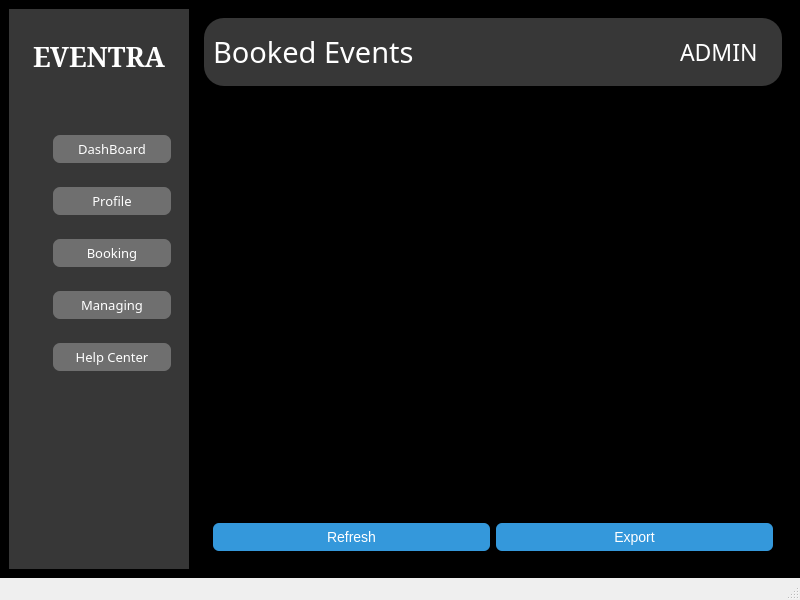
<?xml version="1.0" encoding="UTF-8"?>
<ui version="4.0">
 <class>Booking</class>
 <widget class="QMainWindow" name="Booking">
  <property name="geometry">
   <rect>
    <x>0</x>
    <y>0</y>
    <width>800</width>
    <height>600</height>
   </rect>
  </property>
  <property name="windowTitle">
   <string>Booking</string>
  </property>
  <widget class="QWidget" name="centralwidget">
   <property name="styleSheet">
    <string notr="true">background-color: rgb(0, 0, 0);</string>
   </property>
   <layout class="QHBoxLayout" name="horizontalLayout_2">
    <item>
     <layout class="QHBoxLayout" name="horizontalLayout">
      <item>
       <widget class="QWidget" name="widget_2" native="true">
        <property name="sizePolicy">
         <sizepolicy hsizetype="Fixed" vsizetype="Preferred">
          <horstretch>0</horstretch>
          <verstretch>0</verstretch>
         </sizepolicy>
        </property>
        <property name="minimumSize">
         <size>
          <width>180</width>
          <height>0</height>
         </size>
        </property>
        <property name="styleSheet">
         <string notr="true">background-color:rgb(55,55,55);
</string>
        </property>
        <layout class="QVBoxLayout" name="verticalLayout_2">
         <item>
          <layout class="QVBoxLayout" name="verticalLayout">
           <item>
            <widget class="QLabel" name="label">
             <property name="font">
              <font>
               <family>SimSun</family>
               <pointsize>20</pointsize>
               <bold>true</bold>
              </font>
             </property>
             <property name="styleSheet">
              <string notr="true">QLabel{
padding-top:20px;
color:white;
}</string>
             </property>
             <property name="text">
              <string>EVENTRA</string>
             </property>
             <property name="alignment">
              <set>Qt::AlignmentFlag::AlignCenter</set>
             </property>
            </widget>
           </item>
           <item>
            <spacer name="verticalSpacer_4">
             <property name="orientation">
              <enum>Qt::Orientation::Vertical</enum>
             </property>
             <property name="sizeHint" stdset="0">
              <size>
               <width>20</width>
               <height>40</height>
              </size>
             </property>
            </spacer>
           </item>
           <item>
            <widget class="QWidget" name="widget_4" native="true">
             <property name="sizePolicy">
              <sizepolicy hsizetype="Preferred" vsizetype="Fixed">
               <horstretch>0</horstretch>
               <verstretch>0</verstretch>
              </sizepolicy>
             </property>
             <property name="minimumSize">
              <size>
               <width>0</width>
               <height>40</height>
              </size>
             </property>
             <layout class="QHBoxLayout" name="horizontalLayout_4">
              <item>
               <layout class="QHBoxLayout" name="horizontalLayout_3">
                <item>
                 <widget class="QLabel" name="label_2">
                  <property name="sizePolicy">
                   <sizepolicy hsizetype="Fixed" vsizetype="Fixed">
                    <horstretch>0</horstretch>
                    <verstretch>0</verstretch>
                   </sizepolicy>
                  </property>
                  <property name="minimumSize">
                   <size>
                    <width>20</width>
                    <height>20</height>
                   </size>
                  </property>
                  <property name="maximumSize">
                   <size>
                    <width>20</width>
                    <height>20</height>
                   </size>
                  </property>
                  <property name="text">
                   <string/>
                  </property>
                  <property name="pixmap">
                   <pixmap resource="resources.qrc">:/resources/icons8-dashboard-50.png</pixmap>
                  </property>
                  <property name="scaledContents">
                   <bool>true</bool>
                  </property>
                 </widget>
                </item>
                <item>
                 <widget class="QPushButton" name="dashboard_2">
                  <property name="font">
                   <font>
                    <family>Segoe Fluent Icons</family>
                    <pointsize>10</pointsize>
                   </font>
                  </property>
                  <property name="styleSheet">
                   <string notr="true">QPushButton{
color:white;
	background-color: rgb(111, 111, 111);
padding:5px;
border:none;
border-radius:7px;
}
QPushButton:hover{
	background-color: rgb(188, 0, 188);
}</string>
                  </property>
                  <property name="text">
                   <string>DashBoard</string>
                  </property>
                 </widget>
                </item>
               </layout>
              </item>
             </layout>
            </widget>
           </item>
           <item>
            <widget class="QWidget" name="widget_3" native="true">
             <property name="sizePolicy">
              <sizepolicy hsizetype="Preferred" vsizetype="Fixed">
               <horstretch>0</horstretch>
               <verstretch>0</verstretch>
              </sizepolicy>
             </property>
             <property name="minimumSize">
              <size>
               <width>0</width>
               <height>40</height>
              </size>
             </property>
             <layout class="QHBoxLayout" name="horizontalLayout_6">
              <item>
               <layout class="QHBoxLayout" name="horizontalLayout_5">
                <item>
                 <widget class="QLabel" name="label_3">
                  <property name="sizePolicy">
                   <sizepolicy hsizetype="Fixed" vsizetype="Fixed">
                    <horstretch>0</horstretch>
                    <verstretch>0</verstretch>
                   </sizepolicy>
                  </property>
                  <property name="minimumSize">
                   <size>
                    <width>20</width>
                    <height>20</height>
                   </size>
                  </property>
                  <property name="maximumSize">
                   <size>
                    <width>20</width>
                    <height>20</height>
                   </size>
                  </property>
                  <property name="text">
                   <string/>
                  </property>
                  <property name="pixmap">
                   <pixmap resource="resources.qrc">:/resources/icons8-profile-48.png</pixmap>
                  </property>
                  <property name="scaledContents">
                   <bool>true</bool>
                  </property>
                 </widget>
                </item>
                <item>
                 <widget class="QPushButton" name="Profile">
                  <property name="font">
                   <font>
                    <family>Segoe Fluent Icons</family>
                    <pointsize>10</pointsize>
                   </font>
                  </property>
                  <property name="styleSheet">
                   <string notr="true">QPushButton{
color:white;
	background-color: rgb(111, 111, 111);
padding:5px;
border:none;
border-radius:7px;
}
QPushButton:hover{
	background-color: rgb(188, 0, 188);
}</string>
                  </property>
                  <property name="text">
                   <string>Profile</string>
                  </property>
                 </widget>
                </item>
               </layout>
              </item>
             </layout>
            </widget>
           </item>
           <item>
            <widget class="QWidget" name="widget_9" native="true">
             <property name="sizePolicy">
              <sizepolicy hsizetype="Preferred" vsizetype="Fixed">
               <horstretch>0</horstretch>
               <verstretch>40</verstretch>
              </sizepolicy>
             </property>
             <layout class="QHBoxLayout" name="horizontalLayout_8">
              <item>
               <layout class="QHBoxLayout" name="horizontalLayout_7">
                <item>
                 <widget class="QLabel" name="label_4">
                  <property name="sizePolicy">
                   <sizepolicy hsizetype="Fixed" vsizetype="Fixed">
                    <horstretch>0</horstretch>
                    <verstretch>0</verstretch>
                   </sizepolicy>
                  </property>
                  <property name="minimumSize">
                   <size>
                    <width>20</width>
                    <height>20</height>
                   </size>
                  </property>
                  <property name="maximumSize">
                   <size>
                    <width>20</width>
                    <height>20</height>
                   </size>
                  </property>
                  <property name="text">
                   <string/>
                  </property>
                  <property name="pixmap">
                   <pixmap resource="resources.qrc">:/resources/icons8-booking-48.png</pixmap>
                  </property>
                  <property name="scaledContents">
                   <bool>true</bool>
                  </property>
                 </widget>
                </item>
                <item>
                 <widget class="QPushButton" name="Booking_2">
                  <property name="font">
                   <font>
                    <family>Segoe Fluent Icons</family>
                    <pointsize>10</pointsize>
                   </font>
                  </property>
                  <property name="styleSheet">
                   <string notr="true">QPushButton{
color:white;
	background-color: rgb(111, 111, 111);
padding:5px;
border:none;
border-radius:7px;
}
QPushButton:hover{
	background-color: rgb(188, 0, 188);
}</string>
                  </property>
                  <property name="text">
                   <string>Booking</string>
                  </property>
                 </widget>
                </item>
               </layout>
              </item>
             </layout>
            </widget>
           </item>
           <item>
            <widget class="QWidget" name="widget_5" native="true">
             <property name="sizePolicy">
              <sizepolicy hsizetype="Preferred" vsizetype="Fixed">
               <horstretch>0</horstretch>
               <verstretch>0</verstretch>
              </sizepolicy>
             </property>
             <property name="minimumSize">
              <size>
               <width>0</width>
               <height>40</height>
              </size>
             </property>
             <layout class="QHBoxLayout" name="horizontalLayout_10">
              <item>
               <layout class="QHBoxLayout" name="horizontalLayout_9">
                <item>
                 <widget class="QLabel" name="label_5">
                  <property name="sizePolicy">
                   <sizepolicy hsizetype="Fixed" vsizetype="Fixed">
                    <horstretch>0</horstretch>
                    <verstretch>0</verstretch>
                   </sizepolicy>
                  </property>
                  <property name="minimumSize">
                   <size>
                    <width>20</width>
                    <height>20</height>
                   </size>
                  </property>
                  <property name="maximumSize">
                   <size>
                    <width>20</width>
                    <height>20</height>
                   </size>
                  </property>
                  <property name="text">
                   <string/>
                  </property>
                  <property name="pixmap">
                   <pixmap resource="resources.qrc">:/resources/icons8-hierarchy-48.png</pixmap>
                  </property>
                  <property name="scaledContents">
                   <bool>true</bool>
                  </property>
                 </widget>
                </item>
                <item>
                 <widget class="QPushButton" name="Managing">
                  <property name="font">
                   <font>
                    <family>Segoe Fluent Icons</family>
                    <pointsize>10</pointsize>
                   </font>
                  </property>
                  <property name="styleSheet">
                   <string notr="true">QPushButton{
color:white;
	background-color: rgb(111, 111, 111);
padding:5px;
border:none;
border-radius:7px;
}
QPushButton:hover{
	background-color: rgb(188, 0, 188);
}</string>
                  </property>
                  <property name="text">
                   <string>Managing</string>
                  </property>
                 </widget>
                </item>
               </layout>
              </item>
             </layout>
            </widget>
           </item>
           <item>
            <widget class="QWidget" name="widget_6" native="true">
             <property name="sizePolicy">
              <sizepolicy hsizetype="Preferred" vsizetype="Fixed">
               <horstretch>0</horstretch>
               <verstretch>0</verstretch>
              </sizepolicy>
             </property>
             <property name="minimumSize">
              <size>
               <width>0</width>
               <height>40</height>
              </size>
             </property>
             <layout class="QHBoxLayout" name="horizontalLayout_12">
              <item>
               <layout class="QHBoxLayout" name="horizontalLayout_11">
                <item>
                 <widget class="QLabel" name="label_6">
                  <property name="sizePolicy">
                   <sizepolicy hsizetype="Fixed" vsizetype="Fixed">
                    <horstretch>0</horstretch>
                    <verstretch>0</verstretch>
                   </sizepolicy>
                  </property>
                  <property name="minimumSize">
                   <size>
                    <width>20</width>
                    <height>20</height>
                   </size>
                  </property>
                  <property name="maximumSize">
                   <size>
                    <width>20</width>
                    <height>20</height>
                   </size>
                  </property>
                  <property name="text">
                   <string/>
                  </property>
                  <property name="pixmap">
                   <pixmap resource="resources.qrc">:/resources/icons8-help-center-48.png</pixmap>
                  </property>
                  <property name="scaledContents">
                   <bool>true</bool>
                  </property>
                 </widget>
                </item>
                <item>
                 <widget class="QPushButton" name="Help_Center">
                  <property name="font">
                   <font>
                    <family>Segoe Fluent Icons</family>
                    <pointsize>10</pointsize>
                   </font>
                  </property>
                  <property name="styleSheet">
                   <string notr="true">QPushButton{
color:white;
	background-color: rgb(111, 111, 111);
padding:5px;
border:none;
border-radius:7px;
}
QPushButton:hover{
	background-color: rgb(188, 0, 188);
}</string>
                  </property>
                  <property name="text">
                   <string>Help Center</string>
                  </property>
                 </widget>
                </item>
               </layout>
              </item>
             </layout>
            </widget>
           </item>
           <item>
            <spacer name="verticalSpacer">
             <property name="orientation">
              <enum>Qt::Orientation::Vertical</enum>
             </property>
             <property name="sizeHint" stdset="0">
              <size>
               <width>0</width>
               <height>0</height>
              </size>
             </property>
            </spacer>
           </item>
           <item>
            <spacer name="verticalSpacer_2">
             <property name="orientation">
              <enum>Qt::Orientation::Vertical</enum>
             </property>
             <property name="sizeHint" stdset="0">
              <size>
               <width>20</width>
               <height>40</height>
              </size>
             </property>
            </spacer>
           </item>
           <item>
            <widget class="QWidget" name="widget_7" native="true">
             <property name="sizePolicy">
              <sizepolicy hsizetype="Preferred" vsizetype="Fixed">
               <horstretch>0</horstretch>
               <verstretch>0</verstretch>
              </sizepolicy>
             </property>
             <property name="minimumSize">
              <size>
               <width>0</width>
               <height>40</height>
              </size>
             </property>
             <layout class="QHBoxLayout" name="horizontalLayout_14"/>
            </widget>
           </item>
           <item>
            <spacer name="verticalSpacer_3">
             <property name="orientation">
              <enum>Qt::Orientation::Vertical</enum>
             </property>
             <property name="sizeHint" stdset="0">
              <size>
               <width>20</width>
               <height>40</height>
              </size>
             </property>
            </spacer>
           </item>
          </layout>
         </item>
        </layout>
       </widget>
      </item>
      <item>
       <widget class="QWidget" name="widget" native="true">
        <layout class="QVBoxLayout" name="verticalLayout_3">
         <item>
          <layout class="QHBoxLayout" name="horizontalLayout_15">
           <item>
            <widget class="QWidget" name="widget_10" native="true">
             <property name="sizePolicy">
              <sizepolicy hsizetype="Preferred" vsizetype="Fixed">
               <horstretch>0</horstretch>
               <verstretch>0</verstretch>
              </sizepolicy>
             </property>
             <property name="minimumSize">
              <size>
               <width>0</width>
               <height>60</height>
              </size>
             </property>
             <property name="styleSheet">
              <string notr="true">background-color:rgb(55,55,55);
border-radius:20px;</string>
             </property>
             <layout class="QHBoxLayout" name="horizontalLayout_17">
              <item>
               <layout class="QHBoxLayout" name="horizontalLayout_16">
                <item>
                 <widget class="QLabel" name="label_8">
                  <property name="font">
                   <font>
                    <family>Sitka</family>
                    <pointsize>22</pointsize>
                   </font>
                  </property>
                  <property name="styleSheet">
                   <string notr="true">color:white;</string>
                  </property>
                  <property name="text">
                   <string>Booked Events</string>
                  </property>
                 </widget>
                </item>
                <item>
                 <widget class="QWidget" name="widget_8" native="true">
                  <property name="sizePolicy">
                   <sizepolicy hsizetype="Fixed" vsizetype="Preferred">
                    <horstretch>0</horstretch>
                    <verstretch>0</verstretch>
                   </sizepolicy>
                  </property>
                  <property name="minimumSize">
                   <size>
                    <width>138</width>
                    <height>0</height>
                   </size>
                  </property>
                  <property name="font">
                   <font>
                    <pointsize>19</pointsize>
                   </font>
                  </property>
                  <layout class="QHBoxLayout" name="horizontalLayout_21">
                   <item>
                    <layout class="QHBoxLayout" name="horizontalLayout_20">
                     <item>
                      <widget class="QLabel" name="label_10">
                       <property name="sizePolicy">
                        <sizepolicy hsizetype="Preferred" vsizetype="Preferred">
                         <horstretch>0</horstretch>
                         <verstretch>0</verstretch>
                        </sizepolicy>
                       </property>
                       <property name="minimumSize">
                        <size>
                         <width>30</width>
                         <height>30</height>
                        </size>
                       </property>
                       <property name="maximumSize">
                        <size>
                         <width>30</width>
                         <height>30</height>
                        </size>
                       </property>
                       <property name="text">
                        <string/>
                       </property>
                       <property name="pixmap">
                        <pixmap resource="resources.qrc">:/resources/icons8-name-50.png</pixmap>
                       </property>
                       <property name="scaledContents">
                        <bool>true</bool>
                       </property>
                      </widget>
                     </item>
                     <item>
                      <widget class="QLabel" name="label_9">
                       <property name="font">
                        <font>
                         <family>Sitka</family>
                         <pointsize>17</pointsize>
                        </font>
                       </property>
                       <property name="styleSheet">
                        <string notr="true">color:white;
padding-left:10px;</string>
                       </property>
                       <property name="text">
                        <string>ADMIN</string>
                       </property>
                      </widget>
                     </item>
                    </layout>
                   </item>
                  </layout>
                 </widget>
                </item>
               </layout>
              </item>
             </layout>
            </widget>
           </item>
          </layout>
         </item>
         <item>
          <widget class="QTableView" name="tableView"/>
         </item>
         <item>
          <widget class="QWidget" name="widget_11" native="true">
           <property name="sizePolicy">
            <sizepolicy hsizetype="Preferred" vsizetype="Fixed">
             <horstretch>0</horstretch>
             <verstretch>0</verstretch>
            </sizepolicy>
           </property>
           <property name="minimumSize">
            <size>
             <width>0</width>
             <height>40</height>
            </size>
           </property>
           <layout class="QHBoxLayout" name="horizontalLayout_19">
            <item>
             <layout class="QHBoxLayout" name="horizontalLayout_18">
              <item>
               <widget class="QPushButton" name="btnRefresh">
                <property name="styleSheet">
                 <string notr="true">QPushButton {
    background-color: #3498db;
    color: white;
    font-size: 14px;
    padding: 6px 12px;
    border-radius: 6px;
}
QPushButton:hover {
    background-color: #2980b9;
}
</string>
                </property>
                <property name="text">
                 <string>Refresh</string>
                </property>
               </widget>
              </item>
              <item>
               <widget class="QPushButton" name="btnExport">
                <property name="styleSheet">
                 <string notr="true">QPushButton {
    background-color: #3498db;
    color: white;
    font-size: 14px;
    padding: 6px 12px;
    border-radius: 6px;
}
QPushButton:hover {
    background-color: #2980b9;
}
</string>
                </property>
                <property name="text">
                 <string>Export</string>
                </property>
               </widget>
              </item>
             </layout>
            </item>
           </layout>
          </widget>
         </item>
        </layout>
       </widget>
      </item>
     </layout>
    </item>
   </layout>
  </widget>
  <widget class="QMenuBar" name="menubar">
   <property name="geometry">
    <rect>
     <x>0</x>
     <y>0</y>
     <width>800</width>
     <height>18</height>
    </rect>
   </property>
  </widget>
  <widget class="QStatusBar" name="statusbar"/>
 </widget>
 <resources>
  <include location="resources.qrc"/>
 </resources>
 <connections/>
</ui>
